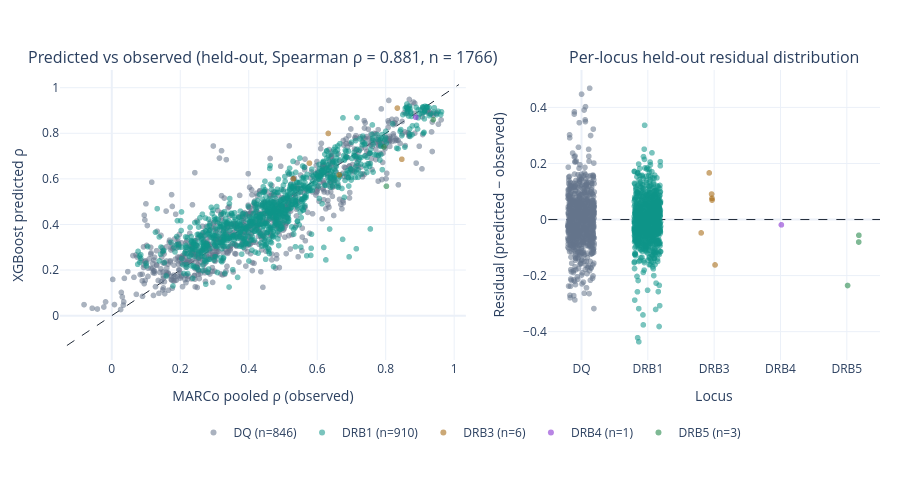

Here is the notebook cell this chart was saved with:
### Markdown cell above
> **Observation (cell 34)** — 2026-05-05 07:52:06
>
> **Status:** ✅ executed cleanly
> 
> | Field | Value |
> |---|---|
> | `DQ` | n= 846, ρ = 0.8822 |
> | `DRB1` | n= 910, ρ = 0.8614 |
> | `DRB3` | n=6 (too small for stable ρ; skipped) |
> | `DRB4` | n=1 (too small for stable ρ; skipped) |
> | `DRB5` | n=3 (too small for stable ρ; skipped) |
> | `naive_hamming` | ρ = 0.5603 |
> | `hats_shares_serotype` | ρ = -0.1991 |
> | `dssp_sa` | ρ = 0.5483 |
> | `hlamatchmaker_eplet` | ρ = 0.6807 |
> | `pirche_ii` | ρ = nan |
> | `Best baseline` | hlamatchmaker_eplet (ρ = 0.6807) |
> | `Model lift over best baseline` | +0.2002 |
> 
> **stderr**:
> ```
> /var/folders/1l/3qk7p8fn4nggj7fpr_jjnn8r0000gn/T/ipykernel_59060/429530600.py:30: ConstantInputWarning: An input array is constant; the correlation coefficient is not defined.
>   rho, _ = spearmanr(-baseline_pred, y)
> ```

### Code cell
# === Plot: predicted vs observed ρ + per-locus residual stripplot (Plotly) ===
import json
import numpy as np
import plotly.graph_objects as go
from plotly.subplots import make_subplots
from scipy.stats import spearmanr as _sp
from IPython.display import display

oof_df = marco_df[['locus', 'allele1', 'allele2', 'rho_pooled']].copy()
oof_df['predicted'] = cv_predictions
oof_df['residual'] = oof_df['predicted'] - oof_df['rho_pooled']

LOCUS_PALETTE = {'DRB1': '#0d9488', 'DRB3': '#a16207', 'DRB4': '#7e22ce',
                 'DRB5': '#15803d', 'DQA1': '#b45309', 'DQB1': '#be123c'}

ρ, _ = _sp(oof_df['rho_pooled'], oof_df['predicted'])

fig = make_subplots(
    rows=1, cols=2,
    column_widths=[0.55, 0.45],
    subplot_titles=[
        f'Predicted vs observed (held-out, Spearman ρ = {ρ:.3f}, n = {len(oof_df)})',
        'Per-locus held-out residual distribution',
    ],
    horizontal_spacing=0.10,
)

# (1) predicted vs observed — scattergl (WebGL) for fast pan/zoom on 1k+ points
for locus, sub in oof_df.groupby('locus'):
    fig.add_trace(
        go.Scattergl(
            x=sub['rho_pooled'], y=sub['predicted'],
            mode='markers',
            name=f'{locus} (n={len(sub)})',
            legendgroup=locus,
            marker=dict(size=6, opacity=0.55, color=LOCUS_PALETTE.get(locus, '#64748b')),
            customdata=list(zip(sub['allele1'], sub['allele2'], sub['residual'])),
            hovertemplate=(
                '<b>%{customdata[0]}</b> × <b>%{customdata[1]}</b><br>'
                'observed ρ = %{x:.3f}<br>predicted ρ = %{y:.3f}<br>residual = %{customdata[2]:.3f}'
                '<extra></extra>'
            ),
        ),
        row=1, col=1,
    )
mn = float(oof_df['rho_pooled'].min()) - 0.05
mx = float(oof_df['rho_pooled'].max()) + 0.05
fig.add_trace(
    go.Scatter(
        x=[mn, mx], y=[mn, mx], mode='lines',
        line=dict(color='#1f2937', dash='dash', width=1),
        name='y = x', showlegend=False, hoverinfo='skip',
    ),
    row=1, col=1,
)
fig.update_xaxes(title_text='MARCo pooled ρ (observed)', row=1, col=1)
fig.update_yaxes(title_text='XGBoost predicted ρ', row=1, col=1)

# (2) per-locus residual stripplot
present = sorted(oof_df['locus'].unique())
locus_to_x = {l: i for i, l in enumerate(present)}
for locus in present:
    sub = oof_df[oof_df['locus'] == locus]
    rng = np.random.RandomState(locus_to_x[locus])
    jitter = (rng.rand(len(sub)) - 0.5) * 0.4
    mae = float(sub['residual'].abs().mean()) if len(sub) else 0.0
    fig.add_trace(
        go.Scattergl(
            x=np.full(len(sub), locus_to_x[locus]) + jitter,
            y=sub['residual'],
            mode='markers',
            name=f'{locus} (n={len(sub)}, MAE={mae:.3f})',
            legendgroup=locus, showlegend=False,
            marker=dict(size=6, opacity=0.55, color=LOCUS_PALETTE.get(locus, '#64748b')),
            customdata=list(zip(sub['allele1'], sub['allele2'], sub['rho_pooled'], sub['predicted'])),
            hovertemplate=(
                '<b>%{customdata[0]}</b> × <b>%{customdata[1]}</b><br>'
                'observed ρ = %{customdata[2]:.3f}<br>predicted ρ = %{customdata[3]:.3f}<br>'
                'residual = %{y:.3f}<extra></extra>'
            ),
        ),
        row=1, col=2,
    )
fig.add_trace(
    go.Scatter(
        x=[-0.5, len(present) - 0.5], y=[0, 0], mode='lines',
        line=dict(color='#1f2937', dash='dash', width=1),
        name='zero-residual', showlegend=False, hoverinfo='skip',
    ),
    row=1, col=2,
)
fig.update_xaxes(
    title_text='Locus',
    tickmode='array', tickvals=list(range(len(present))), ticktext=present,
    row=1, col=2,
)
fig.update_yaxes(title_text='Residual (predicted − observed)', row=1, col=2)

fig.update_layout(
    height=480, width=None,
    template='plotly_white',
    legend=dict(orientation='h', yanchor='bottom', y=-0.30, xanchor='center', x=0.5),
    margin=dict(l=60, r=20, t=70, b=120),
)

display({
    'application/vnd.plotly.v1+json': json.loads(fig.to_json()),
    'text/plain': '[Plotly figure: predicted vs observed + per-locus residuals]',
}, raw=True)

print(f'pooled held-out Spearman ρ = {ρ:.4f}')
print(f'overall MAE: {oof_df["residual"].abs().mean():.4f}')
print('per-locus n: ' + ', '.join(f'{locus}={n}' for locus, n in oof_df.groupby("locus").size().items()))

### Figure 1 — Plotly figure (JSON) as saved in the notebook; plotly's stock layout.template omitted (floating-point values rounded to 4 significant figures; data arrays with more than 128 entries replaced by an {"elided": "..."} marker saying what was removed)
{"data": [{"customdata": {"elided": "846x3 mixed values"}, "hovertemplate": "<b>%{customdata[0]}</b> × <b>%{customdata[1]}</b><br>observed ρ = %{x:.3f}<br>predicted ρ = %{y:.3f}<br>residual = %{customdata[2]:.3f}<extra></extra>", "legendgroup": "DQ", "marker": {"color": "#64748b", "opacity": 0.55, "size": 6}, "mode": "markers", "name": "DQ (n=846)", "x": {"elided": "846 float values"}, "y": {"elided": "846 float values"}, "type": "scattergl", "xaxis": "x", "yaxis": "y"}, {"customdata": {"elided": "910x3 mixed values"}, "hovertemplate": "<b>%{customdata[0]}</b> × <b>%{customdata[1]}</b><br>observed ρ = %{x:.3f}<br>predicted ρ = %{y:.3f}<br>residual = %{customdata[2]:.3f}<extra></extra>", "legendgroup": "DRB1", "marker": {"color": "#0d9488", "opacity": 0.55, "size": 6}, "mode": "markers", "name": "DRB1 (n=910)", "x": {"elided": "910 float values"}, "y": {"elided": "910 float values"}, "type": "scattergl", "xaxis": "x", "yaxis": "y"}, {"customdata": [["DRB3*01:01", "DRB3*02:01", 0.06934], ["DRB3*01:01", "DRB3*02:02", -0.04764], ["DRB3*01:01", "DRB3*03:01", -0.162], ["DRB3*02:01", "DRB3*02:02", 0.07549], ["DRB3*02:01", "DRB3*03:01", 0.09091], ["DRB3*02:02", "DRB3*03:01", 0.1664]], "hovertemplate": "<b>%{customdata[0]}</b> × <b>%{customdata[1]}</b><br>observed ρ = %{x:.3f}<br>predicted ρ = %{y:.3f}<br>residual = %{customdata[2]:.3f}<extra></extra>", "legendgroup": "DRB3", "marker": {"color": "#a16207", "opacity": 0.55, "size": 6}, "mode": "markers", "name": "DRB3 (n=6)", "x": [0.531, 0.665, 0.848, 0.835, 0.578, 0.633], "y": [0.6003, 0.6174, 0.686, 0.9105, 0.6689, 0.7994], "type": "scattergl", "xaxis": "x", "yaxis": "y"}, {"customdata": [["DRB4*01:01", "DRB4*01:03", -0.01889]], "hovertemplate": "<b>%{customdata[0]}</b> × <b>%{customdata[1]}</b><br>observed ρ = %{x:.3f}<br>predicted ρ = %{y:.3f}<br>residual = %{customdata[2]:.3f}<extra></extra>", "legendgroup": "DRB4", "marker": {"color": "#7e22ce", "opacity": 0.55, "size": 6}, "mode": "markers", "name": "DRB4 (n=1)", "x": [0.889], "y": [0.8701], "type": "scattergl", "xaxis": "x", "yaxis": "y"}, {"customdata": [["DRB5*01:01", "DRB5*01:02", -0.0803], ["DRB5*01:01", "DRB5*02:02", -0.2353], ["DRB5*01:02", "DRB5*02:02", -0.05619]], "hovertemplate": "<b>%{customdata[0]}</b> × <b>%{customdata[1]}</b><br>observed ρ = %{x:.3f}<br>predicted ρ = %{y:.3f}<br>residual = %{customdata[2]:.3f}<extra></extra>", "legendgroup": "DRB5", "marker": {"color": "#15803d", "opacity": 0.55, "size": 6}, "mode": "markers", "name": "DRB5 (n=3)", "x": [0.94, 0.803, 0.796], "y": [0.8597, 0.5677, 0.7398], "type": "scattergl", "xaxis": "x", "yaxis": "y"}, {"hoverinfo": "skip", "line": {"color": "#1f2937", "dash": "dash", "width": 1}, "mode": "lines", "name": "y = x", "showlegend": false, "x": [-0.131, 1.014], "y": [-0.131, 1.014], "type": "scatter", "xaxis": "x", "yaxis": "y"}, {"customdata": {"elided": "846x4 mixed values"}, "hovertemplate": "<b>%{customdata[0]}</b> × <b>%{customdata[1]}</b><br>observed ρ = %{customdata[2]:.3f}<br>predicted ρ = %{customdata[3]:.3f}<br>residual = %{y:.3f}<extra></extra>", "legendgroup": "DQ", "marker": {"color": "#64748b", "opacity": 0.55, "size": 6}, "mode": "markers", "name": "DQ (n=846, MAE=0.071)", "showlegend": false, "x": {"elided": "846 float values"}, "y": {"elided": "846 float values"}, "type": "scattergl", "xaxis": "x2", "yaxis": "y2"}, {"customdata": {"elided": "910x4 mixed values"}, "hovertemplate": "<b>%{customdata[0]}</b> × <b>%{customdata[1]}</b><br>observed ρ = %{customdata[2]:.3f}<br>predicted ρ = %{customdata[3]:.3f}<br>residual = %{y:.3f}<extra></extra>", "legendgroup": "DRB1", "marker": {"color": "#0d9488", "opacity": 0.55, "size": 6}, "mode": "markers", "name": "DRB1 (n=910, MAE=0.060)", "showlegend": false, "x": {"elided": "910 float values"}, "y": {"elided": "910 float values"}, "type": "scattergl", "xaxis": "x2", "yaxis": "y2"}, {"customdata": [["DRB3*01:01", "DRB3*02:01", 0.531, 0.6003], ["DRB3*01:01", "DRB3*02:02", 0.665, 0.6174], ["DRB3*01:01", "DRB3*03:01", 0.848, 0.686], ["DRB3*02:01", "DRB3*02:02", 0.835, 0.9105], ["DRB3*02:01", "DRB3*03:01", 0.578, 0.6689], ["DRB3*02:02", "DRB3*03:01", 0.633, 0.7994]], "hovertemplate": "<b>%{customdata[0]}</b> × <b>%{customdata[1]}</b><br>observed ρ = %{customdata[2]:.3f}<br>predicted ρ = %{customdata[3]:.3f}<br>residual = %{y:.3f}<extra></extra>", "legendgroup": "DRB3", "marker": {"color": "#a16207", "opacity": 0.55, "size": 6}, "mode": "markers", "name": "DRB3 (n=6, MAE=0.102)", "showlegend": false, "x": [1.974, 1.81, 2.02, 1.974, 1.968, 1.932], "y": [0.06934, -0.04764, -0.162, 0.07549, 0.09091, 0.1664], "type": "scattergl", "xaxis": "x2", "yaxis": "y2"}, {"customdata": [["DRB4*01:01", "DRB4*01:03", 0.889, 0.8701]], "hovertemplate": "<b>%{customdata[0]}</b> × <b>%{customdata[1]}</b><br>observed ρ = %{customdata[2]:.3f}<br>predicted ρ = %{customdata[3]:.3f}<br>residual = %{y:.3f}<extra></extra>", "legendgroup": "DRB4", "marker": {"color": "#7e22ce", "opacity": 0.55, "size": 6}, "mode": "markers", "name": "DRB4 (n=1, MAE=0.019)", "showlegend": false, "x": [3.02], "y": [-0.01889], "type": "scattergl", "xaxis": "x2", "yaxis": "y2"}, {"customdata": [["DRB5*01:01", "DRB5*01:02", 0.94, 0.8597], ["DRB5*01:01", "DRB5*02:02", 0.803, 0.5677], ["DRB5*01:02", "DRB5*02:02", 0.796, 0.7398]], "hovertemplate": "<b>%{customdata[0]}</b> × <b>%{customdata[1]}</b><br>observed ρ = %{customdata[2]:.3f}<br>predicted ρ = %{customdata[3]:.3f}<br>residual = %{y:.3f}<extra></extra>", "legendgroup": "DRB5", "marker": {"color": "#15803d", "opacity": 0.55, "size": 6}, "mode": "markers", "name": "DRB5 (n=3, MAE=0.124)", "showlegend": false, "x": [4.187, 4.019, 4.189], "y": [-0.0803, -0.2353, -0.05619], "type": "scattergl", "xaxis": "x2", "yaxis": "y2"}, {"hoverinfo": "skip", "line": {"color": "#1f2937", "dash": "dash", "width": 1}, "mode": "lines", "name": "zero-residual", "showlegend": false, "x": [-0.5, 4.5], "y": [0, 0], "type": "scatter", "xaxis": "x2", "yaxis": "y2"}], "layout": {"xaxis": {"anchor": "y", "domain": [0.0, 0.495], "title": {"text": "MARCo pooled ρ (observed)"}}, "yaxis": {"anchor": "x", "domain": [0.0, 1.0], "title": {"text": "XGBoost predicted ρ"}}, "xaxis2": {"anchor": "y2", "domain": [0.595, 1.0], "title": {"text": "Locus"}, "tickmode": "array", "tickvals": [0, 1, 2, 3, 4], "ticktext": ["DQ", "DRB1", "DRB3", "DRB4", "DRB5"]}, "yaxis2": {"anchor": "x2", "domain": [0.0, 1.0], "title": {"text": "Residual (predicted − observed)"}}, "annotations": [{"font": {"size": 16}, "showarrow": false, "text": "Predicted vs observed (held-out, Spearman ρ = 0.881, n = 1766)", "x": 0.2475, "xanchor": "center", "xref": "paper", "y": 1.0, "yanchor": "bottom", "yref": "paper"}, {"font": {"size": 16}, "showarrow": false, "text": "Per-locus held-out residual distribution", "x": 0.7975, "xanchor": "center", "xref": "paper", "y": 1.0, "yanchor": "bottom", "yref": "paper"}], "legend": {"orientation": "h", "yanchor": "bottom", "y": -0.3, "xanchor": "center", "x": 0.5}, "margin": {"l": 60, "r": 20, "t": 70, "b": 120}, "height": 480}}
